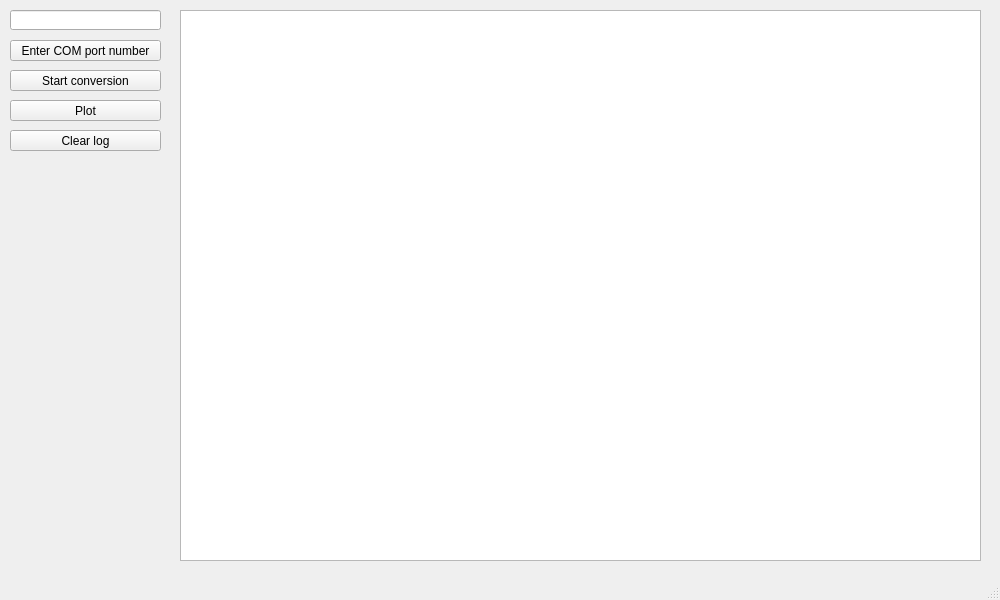
<?xml version="1.0" encoding="UTF-8"?>
<ui version="4.0">
 <class>MainWindow</class>
 <widget class="QMainWindow" name="MainWindow">
  <property name="geometry">
   <rect>
    <x>0</x>
    <y>0</y>
    <width>1000</width>
    <height>600</height>
   </rect>
  </property>
  <property name="windowTitle">
   <string>MainWindow</string>
  </property>
  <widget class="QWidget" name="centralwidget">
   <widget class="QChartView" name="chartView">
    <property name="geometry">
     <rect>
      <x>180</x>
      <y>10</y>
      <width>801</width>
      <height>551</height>
     </rect>
    </property>
   </widget>
   <widget class="QPushButton" name="buttonCom">
    <property name="geometry">
     <rect>
      <x>10</x>
      <y>40</y>
      <width>151</width>
      <height>21</height>
     </rect>
    </property>
    <property name="text">
     <string>Enter COM port number</string>
    </property>
   </widget>
   <widget class="QPushButton" name="buttonConv">
    <property name="geometry">
     <rect>
      <x>10</x>
      <y>70</y>
      <width>151</width>
      <height>21</height>
     </rect>
    </property>
    <property name="text">
     <string>Start conversion</string>
    </property>
   </widget>
   <widget class="QPushButton" name="buttonPlot">
    <property name="geometry">
     <rect>
      <x>10</x>
      <y>100</y>
      <width>151</width>
      <height>21</height>
     </rect>
    </property>
    <property name="text">
     <string>Plot</string>
    </property>
   </widget>
   <widget class="QPushButton" name="buttonClearLog">
    <property name="geometry">
     <rect>
      <x>10</x>
      <y>130</y>
      <width>151</width>
      <height>21</height>
     </rect>
    </property>
    <property name="text">
     <string>Clear log</string>
    </property>
   </widget>
   <widget class="QLineEdit" name="portInput">
    <property name="geometry">
     <rect>
      <x>10</x>
      <y>10</y>
      <width>151</width>
      <height>20</height>
     </rect>
    </property>
    <property name="text">
     <string/>
    </property>
   </widget>
  </widget>
  <widget class="QMenuBar" name="menubar">
   <property name="geometry">
    <rect>
     <x>0</x>
     <y>0</y>
     <width>1000</width>
     <height>17</height>
    </rect>
   </property>
  </widget>
  <widget class="QStatusBar" name="statusbar"/>
 </widget>
 <customwidgets>
  <customwidget>
   <class>QChartView</class>
   <extends>QGraphicsView</extends>
   <header>qchartview.h</header>
  </customwidget>
 </customwidgets>
 <resources/>
 <connections/>
</ui>
